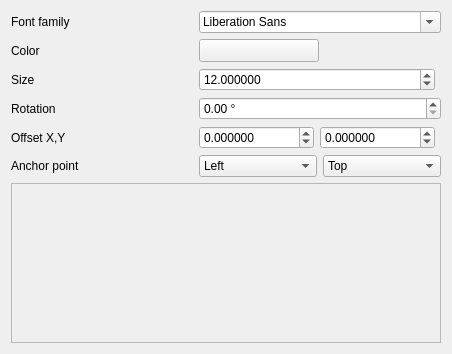
<?xml version="1.0" encoding="UTF-8"?>
<ui version="4.0">
 <class>WidgetFontMarker</class>
 <widget class="QWidget" name="WidgetFontMarker">
  <property name="geometry">
   <rect>
    <x>0</x>
    <y>0</y>
    <width>452</width>
    <height>354</height>
   </rect>
  </property>
  <property name="windowTitle">
   <string>Form</string>
  </property>
  <layout class="QGridLayout" name="gridLayout_2">
   <item row="0" column="0">
    <layout class="QGridLayout" name="gridLayout">
     <item row="0" column="0">
      <widget class="QLabel" name="label">
       <property name="text">
        <string>Font family</string>
       </property>
      </widget>
     </item>
     <item row="0" column="1">
      <widget class="QFontComboBox" name="cboFont"/>
     </item>
     <item row="1" column="0">
      <widget class="QLabel" name="label_3">
       <property name="text">
        <string>Color</string>
       </property>
      </widget>
     </item>
     <item row="1" column="1">
      <widget class="QgsColorButtonV2" name="btnColor">
       <property name="minimumSize">
        <size>
         <width>120</width>
         <height>0</height>
        </size>
       </property>
       <property name="maximumSize">
        <size>
         <width>120</width>
         <height>16777215</height>
        </size>
       </property>
       <property name="text">
        <string/>
       </property>
      </widget>
     </item>
     <item row="2" column="0">
      <widget class="QLabel" name="label_2">
       <property name="text">
        <string>Size</string>
       </property>
      </widget>
     </item>
     <item row="2" column="1">
      <layout class="QHBoxLayout" name="horizontalLayout_2">
       <item>
        <widget class="QgsDoubleSpinBox" name="spinSize">
         <property name="sizePolicy">
          <sizepolicy hsizetype="Minimum" vsizetype="Fixed">
           <horstretch>1</horstretch>
           <verstretch>0</verstretch>
          </sizepolicy>
         </property>
         <property name="decimals">
          <number>6</number>
         </property>
         <property name="maximum">
          <double>99999999.000000000000000</double>
         </property>
         <property name="singleStep">
          <double>0.200000000000000</double>
         </property>
         <property name="value">
          <double>12.000000000000000</double>
         </property>
         <property name="showClearButton">
          <bool>false</bool>
         </property>
        </widget>
       </item>
       <item>
        <widget class="QgsUnitSelectionWidget" name="mSizeUnitWidget" native="true"/>
       </item>
      </layout>
     </item>
     <item row="3" column="0">
      <widget class="QLabel" name="label_4">
       <property name="text">
        <string>Rotation</string>
       </property>
      </widget>
     </item>
     <item row="3" column="1">
      <widget class="QgsDoubleSpinBox" name="spinAngle">
       <property name="suffix">
        <string> °</string>
       </property>
       <property name="decimals">
        <number>2</number>
       </property>
       <property name="maximum">
        <double>360.000000000000000</double>
       </property>
       <property name="singleStep">
        <double>0.500000000000000</double>
       </property>
      </widget>
     </item>
     <item row="4" column="0">
      <widget class="QLabel" name="label_5">
       <property name="text">
        <string>Offset X,Y</string>
       </property>
      </widget>
     </item>
     <item row="4" column="1">
      <layout class="QHBoxLayout" name="horizontalLayout">
       <item>
        <widget class="QgsDoubleSpinBox" name="spinOffsetX">
         <property name="sizePolicy">
          <sizepolicy hsizetype="Minimum" vsizetype="Fixed">
           <horstretch>1</horstretch>
           <verstretch>0</verstretch>
          </sizepolicy>
         </property>
         <property name="decimals">
          <number>6</number>
         </property>
         <property name="minimum">
          <double>-100000.000000000000000</double>
         </property>
         <property name="maximum">
          <double>100000.000000000000000</double>
         </property>
         <property name="singleStep">
          <double>0.200000000000000</double>
         </property>
        </widget>
       </item>
       <item>
        <widget class="QgsDoubleSpinBox" name="spinOffsetY">
         <property name="sizePolicy">
          <sizepolicy hsizetype="Minimum" vsizetype="Fixed">
           <horstretch>1</horstretch>
           <verstretch>0</verstretch>
          </sizepolicy>
         </property>
         <property name="decimals">
          <number>6</number>
         </property>
         <property name="minimum">
          <double>-100000.000000000000000</double>
         </property>
         <property name="maximum">
          <double>100000.000000000000000</double>
         </property>
         <property name="singleStep">
          <double>0.200000000000000</double>
         </property>
        </widget>
       </item>
       <item>
        <widget class="QgsUnitSelectionWidget" name="mOffsetUnitWidget" native="true"/>
       </item>
      </layout>
     </item>
     <item row="5" column="0">
      <widget class="QLabel" name="mAnchorPointLabel">
       <property name="text">
        <string>Anchor point</string>
       </property>
      </widget>
     </item>
     <item row="5" column="1">
      <layout class="QHBoxLayout" name="horizontalLayout_6">
       <item>
        <widget class="QComboBox" name="mHorizontalAnchorComboBox">
         <item>
          <property name="text">
           <string>Left</string>
          </property>
         </item>
         <item>
          <property name="text">
           <string>HCenter</string>
          </property>
         </item>
         <item>
          <property name="text">
           <string>Right</string>
          </property>
         </item>
        </widget>
       </item>
       <item>
        <widget class="QComboBox" name="mVerticalAnchorComboBox">
         <item>
          <property name="text">
           <string>Top</string>
          </property>
         </item>
         <item>
          <property name="text">
           <string>VCenter</string>
          </property>
         </item>
         <item>
          <property name="text">
           <string>Bottom</string>
          </property>
         </item>
        </widget>
       </item>
      </layout>
     </item>
    </layout>
   </item>
   <item row="1" column="0">
    <widget class="QScrollArea" name="scrollArea">
     <widget class="QWidget" name="scrollAreaWidgetContents">
      <property name="geometry">
       <rect>
        <x>0</x>
        <y>0</y>
        <width>378</width>
        <height>158</height>
       </rect>
      </property>
     </widget>
    </widget>
   </item>
  </layout>
 </widget>
 <customwidgets>
  <customwidget>
   <class>QgsColorButtonV2</class>
   <extends>QToolButton</extends>
   <header>qgscolorbuttonv2.h</header>
   <container>1</container>
  </customwidget>
  <customwidget>
   <class>QgsDoubleSpinBox</class>
   <extends>QDoubleSpinBox</extends>
   <header>qgsdoublespinbox.h</header>
  </customwidget>
  <customwidget>
   <class>QgsUnitSelectionWidget</class>
   <extends>QWidget</extends>
   <header>qgsunitselectionwidget.h</header>
   <container>1</container>
  </customwidget>
 </customwidgets>
 <resources/>
 <connections/>
</ui>
